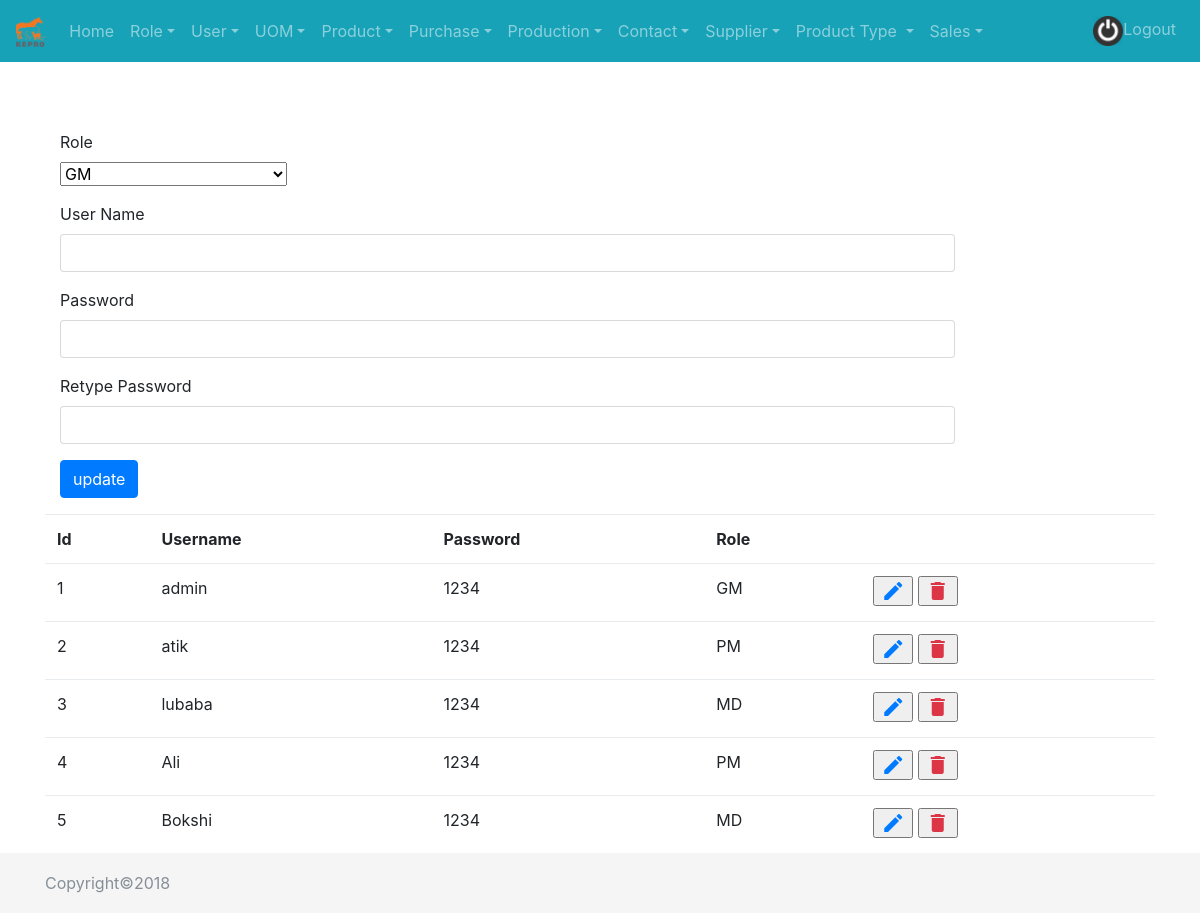
The app's page /home.php?page=5 (signed in) with its own data.
### tables this page shows
CREATE TABLE `mfg_user` (
  `id` int(10) unsigned NOT NULL AUTO_INCREMENT,
  `name` varchar(45) NOT NULL DEFAULT '',
  `password` varchar(45) NOT NULL DEFAULT '',
  `role_id` int(10) unsigned NOT NULL DEFAULT '0',
  `date` timestamp NOT NULL DEFAULT '0000-00-00 00:00:00',
  PRIMARY KEY (`id`)
);

CREATE TABLE `mfg_role` (
  `id` int(10) unsigned NOT NULL AUTO_INCREMENT,
  `name` varchar(45) NOT NULL DEFAULT '',
  `description` varchar(225) NOT NULL,
  `user_id` int(10) unsigned NOT NULL,
  `date` timestamp NOT NULL DEFAULT CURRENT_TIMESTAMP ON UPDATE CURRENT_TIMESTAMP,
  PRIMARY KEY (`id`)
);

### con_db.php (called while the page is built, shortened)
<?php
$ext_new="mfg_";
?>

### pages/user/user_class.php (the view, shortened to what this page needs)
<?php
class User{
  public static function show_manage($startAt=0, $perPage=10){
	 global $db,$ext_new;
	   $con_table=$db->query("select u.id,u.name,u.password,r.name,r.id from {$ext_new}user u,{$ext_new}role r where r.id=u.role_id LIMIT $startAt, $perPage ");
   echo "<table class='table'>";
   echo "<tr><th>Id</th><th>Username</th><th>Password</th><th>Role</th><th>&nbsp;</th></tr>";
   while(list($id,$name,$password,$rolename,$_rid)=$con_table->fetch_row()){
	 echo "<tr><td>$id</td><td>$name</td><td>$password</td><td>$rolename</td><td><form action='#' method='post' style='display:inline'>
	<input type='hidden' name='txtId' value='$id' />
	<input type='hidden' name='txtuser' value='$name' />
	<input type='hidden' name='txtpass' value='$password' />
	<input type='hidden' name='rolename' value='$rolename' />
	<input type='hidden' name='role_id' value='$_rid' />
	<input type='submit' name='btnEdit' class='material-icons text-primary' value='edit'>
	</form>
<form action='#' method='post' style='display:inline' onsubmit='return confirm(\"Are you sure?\")'><input type='hidden' name='txtId' value='$id' /><input type='submit' name='btnDelete' class='material-icons text-danger' value='delete'></form></td></tr>";
   }
   echo "</table>";
  }
}

### css/sticky-footer-navbar.css (style rules this page uses)
html { position: relative; min-height: 100%; }
body { margin-bottom: 60px; }

### records on screen
mfg_user: id "1", name "admin", password "1234", mfg_role.name "GM"
mfg_user: id "2", name "atik", password "1234", mfg_role.name "PM"
mfg_user: id "3", name "lubaba", password "1234", mfg_role.name "MD"
mfg_user: id "4", name "Ali", password "1234", mfg_role.name "PM"
mfg_user: id "5", name "Bokshi", password "1234", mfg_role.name "MD"

### other values on screen
form field cmbRoleId "GM"
